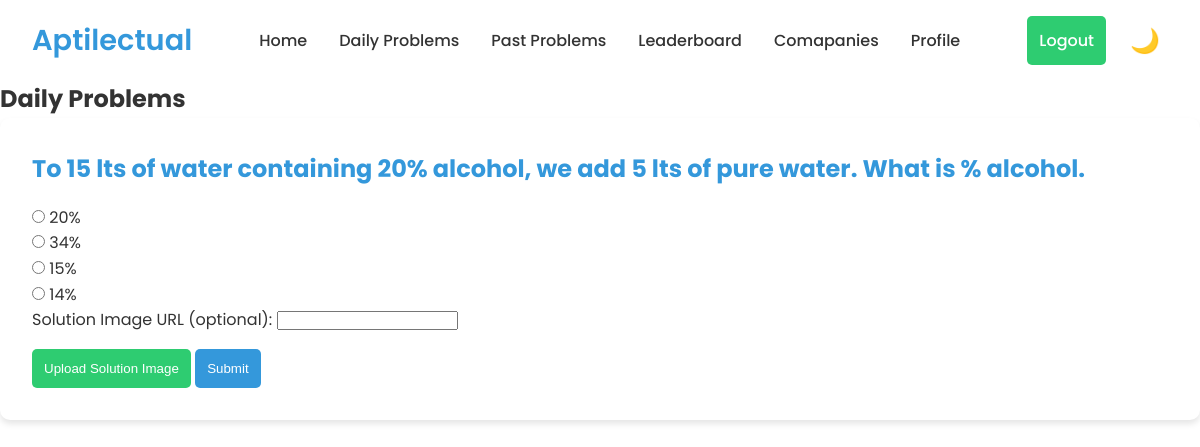
Screenshot of /dailyprobblems/ (signed in) with the database file from the repository.
### aptitude/models.py (models this page shows, shortened)
class Problem(models.Model):
    id = models.AutoField(primary_key=True)  # Explicitly define the id field
    question = models.TextField(null=True, blank=True)
    option1 = models.CharField(max_length=255, null=True, blank=True)
    option2 = models.CharField(max_length=255, null=True, blank=True)
    option3 = models.CharField(max_length=255, null=True, blank=True)
    option4 = models.CharField(max_length=255, null=True, blank=True)
    correct_option = models.PositiveSmallIntegerField(
        validators=[MinValueValidator(1), MaxValueValidator(4)],
        null=True,
        blank=True
    )
    is_active = models.BooleanField(default=True, null=True, blank=True)
    done = models.BooleanField(default=False, null=True, blank=True)
    answerurl = models.URLField(null=True, blank=True)
    companyname = models.CharField(max_length=255, null=True, blank=True)
    test_id = models.IntegerField(null=True, blank=True)
    questionimage = models.URLField(null=True, blank=True)

### aptitude/views.py (the view)
# urls.py: path('dailyprobblems/', views.dailyprobblems, name='dailyprobblems'),
@login_required
def dailyprobblems(request):
    now = timezone.localtime()
    start_time = now.replace(hour=0, minute=0, second=0, microsecond=0)
    end_time = now.replace(hour=23, minute=59, second=0, microsecond=0)
    if start_time <= now <= end_time:
        problems = Problem.objects.filter(is_active=True, done=False)
        attempted_problems = set(UserAnswer.objects.filter(user=request.user).values_list('problem', flat=True))
        if problems.exists():
            if request.method == 'POST':
                problem_id = request.POST.get('problem_id')
                problem = get_object_or_404(Problem, id=problem_id, is_active=True, done=False)
                selected_option = request.POST.get('selected_option')
                solution_image_url = request.POST.get('solution_image_url', '')
                if problem.id in attempted_problems:
                    return JsonResponse({'status': 'error', 'message': 'You have already attempted this question.'})
                try:
                    submission, created = UserAnswer.objects.get_or_create(
                        user=request.user,
                        problem=problem,
                        defaults={
                            'selected_option': selected_option,
                            'solution_image_url': solution_image_url,
                            'is_correct': (selected_option == str(problem.correct_option)),
                        }
                    )
                    if not created:
                        return JsonResponse({'status': 'error', 'message': 'Duplicate submission detected.'})
                    user = request.user
                    user.total_attempted = F('total_attempted') + 1
                    if submission.is_correct:
                        user.total_correct = F('total_correct') + 1
                    today = localtime().date()
                    yesterday = today - timedelta(days=1)
                    solved_yesterday = UserAnswer.objects.filter(user=user, time_solved__date=yesterday).exists()
                    if solved_yesterday:
                        user.current_streak = F('current_streak') + 1
                    else:
                        user.current_streak = 1
                    if user.current_streak > user.highest_streak:
                        user.highest_streak = F('current_streak')
                    user.save()
                    return JsonResponse({'status': 'success', 'message': 'Submission successful.'})
                except IntegrityError:
                    return JsonResponse({'status': 'error', 'message': 'An unexpected error occurred.'})
            else:
                return render(request, 'dailyprobblems.html', {
                    'problems': problems,
                    'attempted_problems': attempted_problems
                })
        else:
            return render(request, 'dailyprobblems.html', {'message': 'No problems available today.'})
    else:
        return render(request, 'dailyprobblems.html', {'message': 'Problems will be available from 1:00 to 6:00.'})

### aptitude/templates/dailyprobblems.html (shortened to what this page needs)
<!DOCTYPE html>
<html lang="en">
<head>
</head>
<body>
    <header>
        <nav>
            <div class="logo">Aptilectual</div>
            <div class="nav-container">
                <ul class="nav-links">
                    <li><a href="{% url 'home' %}">Home</a></li>
                    <li><a href="{% url 'dailyprobblems' %}">Daily Problems</a></li>
                    <li><a href="{% url 'past_problems' %}">Past Problems</a></li>
                    <li><a href="{% url 'daily_leaderboard' %}">Leaderboard</a></li>
                    <li><a href="{% url 'companywise' %}">Comapanies</a></li>
                    <li><a href="{% url 'profile' %}">Profile</a></li>
                </ul>
            </div>
            <div class="desktop-controls">
                <div class="auth-buttons">
                    {% if user.is_authenticated %}
                        <form method="POST" action="{% url 'logout' %}" style="display:inline;">
                            <button type="submit" class="btn btn-secondary">Logout</button>
                        </form>
                    {% else %}
                        <a href="{% url 'login' %}" id="loginBtn" class="btn btn-primary">Login</a>
                        <a href="{% url 'signup' %}" id="registerBtn" class="btn btn-secondary">Register</a>
                    {% endif %}
                </div>
                <button id="themeToggle" class="theme-toggle"></button>
            </div>
        </nav>
    </header>
    <main>
        <section class="form-container">
            <h1>Daily Problems</h1>
            {% if message %}
                <p>{{ message }}</p>
            {% elif problems %}
            {% for problem in problems %}
            <div class="problem-container {% if problem.id in attempted_problems %}hidden{% endif %}" id="problem-{{ problem.id }}">
                <h2>{{ problem.question|safe }}</h2>
                {% if problem.id in attempted_problems %}
                    <p>You have already attempted this question.</p>
                {% else %}
                    <form id="problem-form-{{ problem.id }}" action="{% url 'dailyprobblems' %}" method="post">
                        <div class="form-group">
                            <label>
                                <input type="radio" name="selected_option" value="1" required>
                                {{ problem.option1 }}
                            </label><br>
                            <label>
                                <input type="radio" name="selected_option" value="2" required>
                                {{ problem.option2 }}
                            </label><br>
                            <label>
                                <input type="radio" name="selected_option" value="3" required>
                                {{ problem.option3 }}
                            </label><br>
                            <label>
                                <input type="radio" name="selected_option" value="4" required>
                                {{ problem.option4 }}
                            </label><br>
                        </div>
                        <div class="form-group">
                            <label for="solution_image_url_{{ problem.id }}">Solution Image URL (optional):</label>
                            <input type="url" id="solution_image_url_{{ problem.id }}" name="solution_image_url">
                        </div>
                        <div class="form-actions">
                            <button type="button" class="upload-btn" onclick="openUploadWidget({{ problem.id }})">Upload Solution Image</button>
                            <button type="submit" class="submit-btn">Submit</button>
                        </div>
                    </form>
                {% endif %}
            </div>
        {% endfor %}
            {% else %}
                <p>No problems available today.</p>
            {% endif %}
        </section>
    </main>
</body>
</html>

### aptitude/templates/dailyprobblems.html (style rules this page uses)
:root { --bg-color: #faf5f5; --text-color: #333333; --primary-color: #3498db; --secondary-color: #2ecc71; --accent-color: #e74c3c; --card-bg: #ffffff; --border-color: #e0e0e0; --nav-bg: #ffffff; --mobile-menu-bg: #ffffff; }
body.light-theme { --bg-color: #ffffff; --text-color: #333333; --card-bg: #ffffff; --border-color: #e0e0e0; --nav-bg: #ffffff; --mobile-menu-bg: #ffffff; }
* { margin: 0; padding: 0; box-sizing: border-box; }
body { font-family: 'Poppins', sans-serif; background-color: var(--bg-color); color: var(--text-color); line-height: 1.6; transition: background-color 0.3s, color 0.3s; }
header { background-color: var(--nav-bg); padding: 1rem 2rem; position: fixed; width: 100%; top: 0; z-index: 1000; transition: background-color 0.3s; }
nav { max-width: 1400px; margin: 0 auto; display: flex; justify-content: space-between; align-items: center; }
.logo { font-size: 1.8rem; font-weight: 600; color: var(--primary-color); text-decoration: none; }
.nav-container { display: flex; align-items: center; justify-content: center; flex-grow: 1; margin: 0 2rem; }
.nav-links { display: flex; list-style-type: none; gap: 2rem; margin: 0; padding: 0; }
.nav-links li a { color: var(--text-color); text-decoration: none; font-weight: 500; font-size: 1rem; transition: color 0.3s; }
.desktop-controls { display: flex; align-items: center; gap: 1rem; }
.auth-buttons { display: flex; gap: 1rem; }
.btn { font-family: 'Poppins', sans-serif; font-weight: 500; padding: 0.75rem; border: none; border-radius: 5px; cursor: pointer; transition: transform 0.2s, background-color 0.3s; font-size: 1rem; width: 100%; text-align: center; }
.btn-secondary { background-color: var(--secondary-color); color: #ffffff; }
.theme-toggle { background: none; border: none; font-size: 1.5rem; cursor: pointer; transition: transform 0.3s; padding: 0.5rem; display: flex; align-items: center; justify-content: center; color: var(--text-color); }
main { padding-top: 5rem; }
.problem-container { background-color: var(--card-bg); padding: 2rem; border-radius: 10px; box-shadow: 0 4px 6px rgba(0, 0, 0, 0.1); margin-bottom: 2rem; }
.problem-container h2 { color: var(--primary-color); margin-bottom: 1rem; }
.problem-container .submit-btn { background-color: var(--primary-color); color: #ffffff; border: none; padding: 0.75rem; border-radius: 5px; cursor: pointer; transition: background-color 0.3s; }
.upload-btn { background-color: var(--secondary-color); color: #ffffff; border: none; padding: 0.75rem; border-radius: 5px; cursor: pointer; transition: background-color 0.3s; margin-top: 1rem; }

### rows the page displays
Problem: question "To 15 lts of water containing 20% alcohol, we add 5 lts of pure water. What is % alcohol.", option1 "20%", option2 "34%", option3 "15%", option4 "14%"
